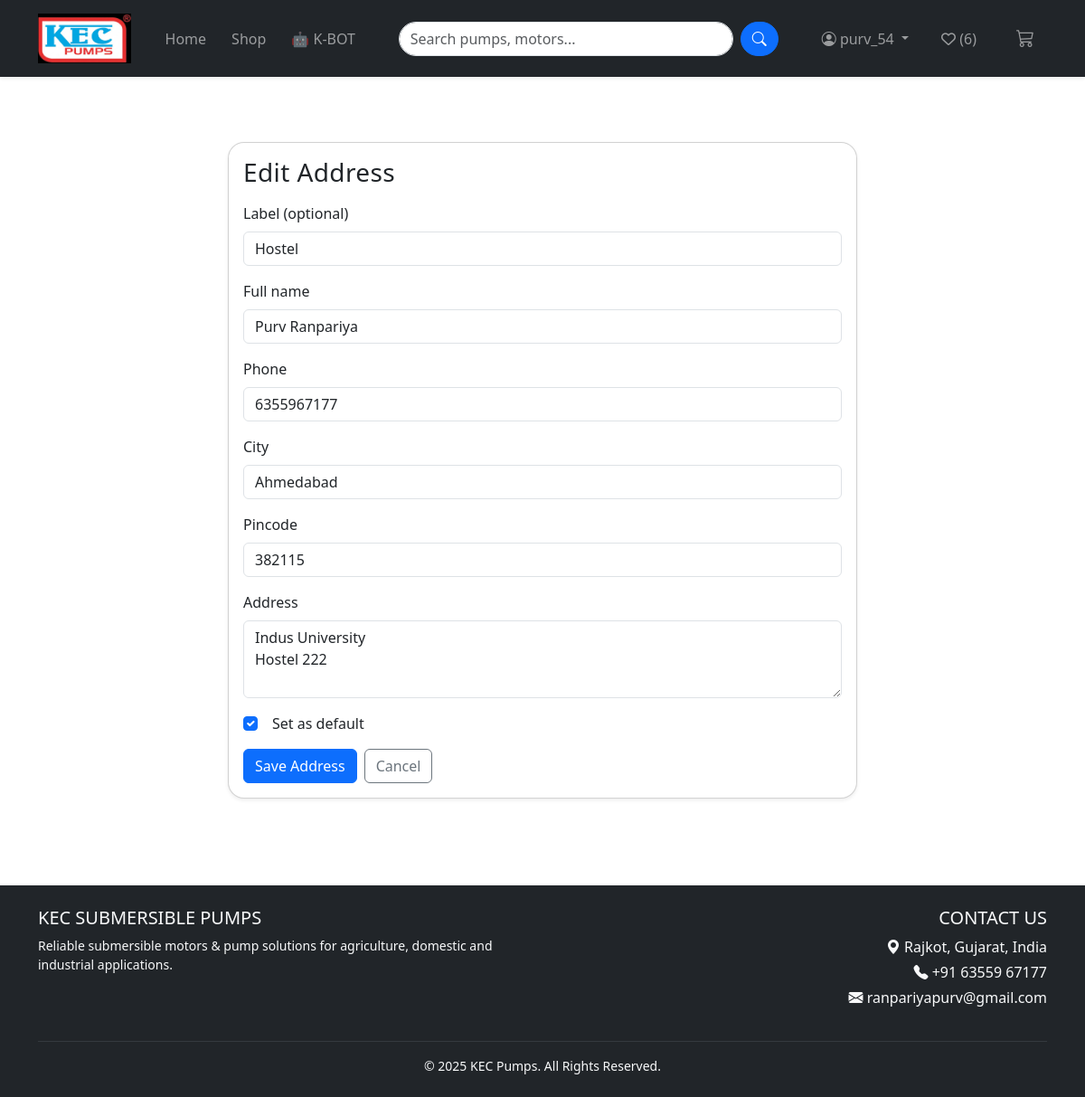
/profile/edit-address/7/ (signed in), run on the app's committed database.
### store/models.py (models this page shows, shortened)
class Address(models.Model):
    user = models.ForeignKey(User, on_delete=models.CASCADE, related_name='addresses')
    label = models.CharField(max_length=100, blank=True, help_text="e.g. Home / Office")
    full_name = models.CharField(max_length=200)
    phone = models.CharField(max_length=20)
    address_line = models.TextField()
    city = models.CharField(max_length=100)
    pincode = models.CharField(max_length=20)
    is_default = models.BooleanField(default=False)
    created_at = models.DateTimeField(auto_now_add=True)
    class Meta:
        ordering = ['-is_default', '-created_at']

### store/views.py (the view)
# urls.py: path('profile/edit-address/<int:address_id>/', views.edit_address, name='edit_address'),
@login_required
def edit_address(request, address_id):
    address = get_object_or_404(Address, id=address_id, user=request.user)
    if request.method == 'POST':
        form = AddressForm(request.POST, instance=address)
        if form.is_valid():
            addr = form.save(commit=False)
            addr.user = request.user
            if addr.is_default:
                Address.objects.filter(user=request.user, is_default=True).exclude(id=addr.id).update(is_default=False)
            addr.save()
            messages.success(request, "Address updated successfully.")
            return redirect('store:profile')
        else:
            messages.error(request, "Please fix the errors below.")
    else:
        form = AddressForm(instance=address)
    return render(request, 'store/edit_address.html', {'form': form, 'address': address})

### store/forms.py
class AddressForm(forms.ModelForm):
    class Meta:
        model = Address
        fields = ['label', 'full_name', 'phone', 'address_line', 'city', 'pincode', 'is_default']
        widgets = {
            'label': forms.TextInput(attrs={'class': 'form-control', 'placeholder': 'Home / Office (optional)'}),
            'full_name': forms.TextInput(attrs={'class': 'form-control'}),
            'phone': forms.TextInput(attrs={'class': 'form-control'}),
            'address_line': forms.Textarea(attrs={'class': 'form-control', 'rows': 3}),
            'city': forms.TextInput(attrs={'class': 'form-control'}),
            'pincode': forms.TextInput(attrs={'class': 'form-control'}),
            'is_default': forms.CheckboxInput(attrs={'class': 'form-check-input'}),
        }

### store/context_processors.py (called while the page is built)
def wishlist_count(request):
    if request.user.is_authenticated:
        count = Wishlist.objects.filter(user=request.user).count()
    else:
        count = 0
    return {'wishlist_count': count}

### store/templates/store/edit_address.html (shortened to what this page needs)
{% extends 'store/base.html' %}
{% block content %}
<div class="container py-5" style="max-width:720px;">
  <div class="card shadow-sm">
    <div class="card-body">
      <h3 class="mb-3">Edit Address</h3>
      <form method="post">
        <div class="mb-3">
          <label class="form-label">Label (optional)</label>
          {{ form.label }}
        </div>
        <div class="mb-3">
          <label class="form-label">Full name</label>
          {{ form.full_name }}
        </div>
        <div class="mb-3">
          <label class="form-label">Phone</label>
          {{ form.phone }}
        </div>
        <div class="mb-3">
          <label class="form-label">City</label>
          {{ form.city }}
        </div>
        <div class="mb-3">
          <label class="form-label">Pincode</label>
          {{ form.pincode }}
        </div>
        <div class="mb-3">
          <label class="form-label">Address</label>
          {{ form.address_line }}
        </div>
        <div class="form-check mb-3">
          {{ form.is_default }} <label class="form-check-label ms-2">Set as default</label>
        </div>
        <div class="d-flex gap-2">
          <button class="btn btn-primary" type="submit">Save Address</button>
          <a class="btn btn-outline-secondary" href="{% url 'store:profile' %}">Cancel</a>
        </div>
      </form>
    </div>
  </div>
</div>
{% endblock %}

### store/templates/store/base.html (shortened to what this page needs)
<!DOCTYPE html>
<html lang="en">
<head>
    {% load static %}
    <link href="https://cdn.jsdelivr.net/npm/bootstrap@5.3.2/dist/css/bootstrap.min.css" rel="stylesheet">
    <link rel="stylesheet" href="{% static 'store/css/style.css' %}">
    <link rel="stylesheet" href="https://cdn.jsdelivr.net/npm/bootstrap-icons@1.11.1/font/bootstrap-icons.css">
    <link rel="stylesheet" href="https://cdn.jsdelivr.net/npm/bootstrap-icons@1.11.3/font/bootstrap-icons.min.css">
    <link rel="stylesheet" href="https://cdnjs.cloudflare.com/ajax/libs/font-awesome/6.5.1/css/all.min.css">
</head>
<body>
{% load static %}
<nav class="navbar navbar-expand-lg navbar-dark bg-dark kec-navbar shadow-sm sticky-top">
  <div class="container">
    <a class="navbar-brand d-flex align-items-center fw-bold"
       href="{% url 'store:home' %}">
      <img src="{% static 'store/images/KEC_logo.jpg' %}"
           class="kec-logo me-2">
    </a>
    <div class="collapse navbar-collapse d-none d-lg-flex" id="kecNavbar">
      <ul class="navbar-nav me-auto align-items-lg-center">
        <li class="nav-item">
          <a class="nav-link {% if request.path == '/' %}active{% endif %}"
             href="{% url 'store:home' %}">Home</a>
        </li>
        <li class="nav-item">
          <a class="nav-link {% if '/shop' in request.path %}active{% endif %}"
             href="{% url 'store:shop' %}">Shop</a>
        </li>
        <li class="nav-item">
          <a class="nav-link" href="{% url 'store:pump_chatbot' %}">
            🤖 K-BOT
          </a>
        </li>
      </ul>
      <form class="d-flex kec-search mx-auto"
            method="get"
            action="{% url 'store:shop' %}"
            style="max-width:420px;width:100%;">
        <input class="form-control"
               type="search"
               name="q"
               placeholder="Search pumps, motors...">
        <button class="btn btn-primary ms-2">
          <i class="bi bi-search"></i>
        </button>
      </form>
      <ul class="navbar-nav ms-auto align-items-center">
        {% if user.is_authenticated %}
          <li class="nav-item dropdown">
            <a class="nav-link dropdown-toggle"
               data-bs-toggle="dropdown">
              <i class="bi bi-person-circle"></i> {{ user.username }}
            </a>
          </li>
          <li class="nav-item ms-2">
            <a href="{% url 'store:wishlist' %}" class="nav-link">
              <i class="far fa-heart"></i>
              (<span id="wishlist-count">{{ wishlist_count }}</span>)
            </a>
          </li>
        {% endif %}
        <li class="nav-item ms-3">
          <a class="nav-link position-relative"
             href="{% url 'store:cart_detail' %}">
            <i class="bi bi-cart3 fs-5"></i>
          </a>
        </li>
      </ul>
    </div>
  </div>
</nav>
<div class="container mt-4">
    {% block content %}{% endblock %}
</div>
<footer class="bg-dark text-light mt-5">
    <div class="container py-4">
        <div class="row align-items-start">
            <div class="col-md-6 mb-3">
                <h5 class="text-uppercase">KEC Submersible Pumps</h5>
                <p class="small">
                    Reliable submersible motors & pump solutions for agriculture,
                    domestic and industrial applications.
                </p>
            </div>
            <div class="col-md-6 mb-3 text-md-end">
                <h5 class="text-uppercase">Contact Us</h5>
                <p class="mb-1">
                    <i class="bi bi-geo-alt-fill"></i>
                    <a href="https://www.google.com/maps/search/?api=1&query=Rajkot,+Gujarat,+India"
                      target="_blank"
                      class="text-light text-decoration-none">
                        Rajkot, Gujarat, India
                    </a>
                </p>
                <p class="mb-1">
                    <i class="bi bi-telephone-fill"></i>
                    +91 63559 67177
                </p>
                <p class="mb-1">
                    <i class="bi bi-envelope-fill"></i>
                    <a href="https://mail.google.com/mail/?view=cm&fs=1&to=ranpariyapurv@gmail.com"
                      target="_blank"
                      class="text-light text-decoration-none">
                        ranpariyapurv@gmail.com
                    </a>
                </p>
            </div>
        </div>
        <hr class="border-secondary">
        <div class="text-center small">
            © {{ year|default:2025 }} KEC Pumps. All Rights Reserved.
        </div>
    </div>
</footer>
</body>
</html>

### store/static/store/css/style.css (style rules this page uses)
.kec-navbar { padding: 10px 0; }
.kec-logo { height: 55px; object-fit: contain; }
.navbar .nav-link { font-weight: 500; margin: 0 6px; transition: color 0.2s ease; }
.kec-search input { min-width: 230px; border-radius: 20px; }
.kec-search button { border-radius: 20px; }
.navbar .btn { border-radius: 20px; }
.card { border-radius: 18px; overflow: hidden; }
h3 { letter-spacing: 0.4px; }

### data on the page
Address: label "Hostel", full_name "Purv Ranpariya", phone "6355967177", city "Ahmedabad", pincode "382115", address_line "Indus University Hostel 222", is_default "☑"

### other printed values
{{ user.username }} "purv_54"
{{ wishlist_count }} "6"
{{ year|default:2025 }} "2025"
